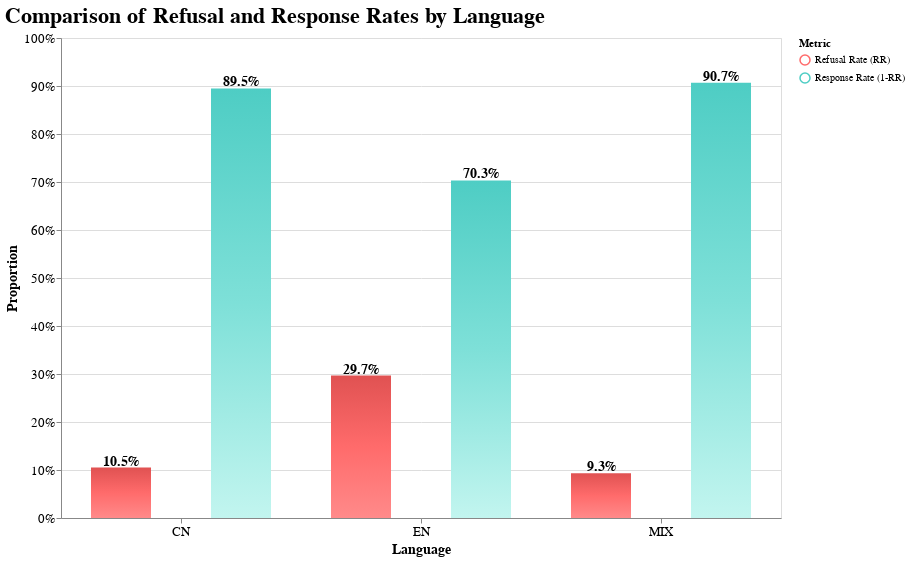

Here is the notebook cell this chart was saved with:
### Code cell
# ---------- 1) Normalize column names (CN -> EN if needed) ----------
col_map = {
    '语言': 'Language',
    '拒答率RR': 'Refusal Rate (RR)',
    '回答率(1-RR)': 'Response Rate (1-RR)',
    '回答率(1−RR)': 'Response Rate (1-RR)',
}
out = out.rename(columns={k: v for k, v in col_map.items() if k in out.columns})

required = {'Language', 'Refusal Rate (RR)', 'Response Rate (1-RR)'}
missing = required - set(out.columns)
if missing:
    raise KeyError(f"Missing required columns: {missing}. Available: {list(out.columns)}")

# ---------- 2) Create long-format copy for Altair ----------
df_long = out.melt(
    id_vars=['Language'],
    value_vars=['Refusal Rate (RR)', 'Response Rate (1-RR)'],
    var_name='Metric',
    value_name='Rate'
)

# ---------- 3) Shared encoding (grouped with xOffset) ----------
base = alt.Chart(df_long).encode(
    x=alt.X(
        'Language:N',
        title='Language',
        axis=alt.Axis(labelAngle=0),
        scale=alt.Scale(paddingInner=0, paddingOuter=0)
    ),
    y=alt.Y(
        'Rate:Q',
        title='Proportion',
        axis=alt.Axis(format='.0%'),
        scale=alt.Scale(domain=[0, 1])
    ),
    xOffset=alt.XOffset(
        'Metric:N',
        sort=['Refusal Rate (RR)', 'Response Rate (1-RR)']
    )
)

STEP = 120
BAR  = 60

# ---------- 4) Gradient bars ----------
rr_bars = base.transform_filter(
    alt.datum.Metric == 'Refusal Rate (RR)'
).mark_bar(
    size=BAR,
    fill=alt.Gradient(
        gradient='linear', x1=0, x2=0, y1=1, y2=0,
        stops=[
            alt.GradientStop(color='#ff8a8a', offset=0.0),
            alt.GradientStop(color='#ff6b6b', offset=0.5),
            alt.GradientStop(color='#e05252', offset=1.0),
        ]
    )
).encode(color=alt.value(None))

resp_bars = base.transform_filter(
    alt.datum.Metric == 'Response Rate (1-RR)'
).mark_bar(
    size=BAR,
    fill=alt.Gradient(
        gradient='linear', x1=0, x2=0, y1=1, y2=0,
        stops=[
            alt.GradientStop(color='#c2f5ef', offset=0.0),
            alt.GradientStop(color='#7ee0d8', offset=0.5),
            alt.GradientStop(color='#4ecdc4', offset=1.0),
        ]
    )
).encode(color=alt.value(None))

# ---------- 5) Black labels on top ----------
labels = base.mark_text(
    dy=-6, fontSize=14, font='Arial', fontWeight='bold', color='black'
).encode(
    text=alt.Text('Rate:Q', format='.1%')
)

# ---------- 6) Legend-only layer (solid swatches) ----------
legend_layer = alt.Chart(df_long).mark_point(size=100, opacity=0).encode(
    color=alt.Color(
        'Metric:N',
        title='Metric',
        scale=alt.Scale(
            domain=['Refusal Rate (RR)', 'Response Rate (1-RR)'],
            range=['#ff6b6b', '#4ecdc4']
        )
    )
).properties(width=0, height=0)

# ---------- 7) Compose and style ----------
chart = (rr_bars + resp_bars + labels + legend_layer).properties(
    title='Comparison of Refusal and Response Rates by Language',
    width=alt.Step(STEP),
    height=480
).configure_title(
    fontSize=22, fontWeight='bold', anchor='start'
).configure_axis(
    labelFontSize=13, titleFontSize=14
)

chart

### Figure 1 — Vega-Lite specification as saved in the notebook (floating-point values rounded to 4 significant figures)
{"config": {"view": {"continuousWidth": 300, "continuousHeight": 300}, "axis": {"labelFontSize": 13, "titleFontSize": 14}, "title": {"anchor": "start", "fontSize": 22, "fontWeight": "bold"}}, "layer": [{"mark": {"type": "bar", "fill": {"gradient": "linear", "x1": 0, "x2": 0, "y1": 1, "y2": 0, "stops": [{"color": "#ff8a8a", "offset": 0.0}, {"color": "#ff6b6b", "offset": 0.5}, {"color": "#e05252", "offset": 1.0}]}, "size": 60}, "encoding": {"color": {"value": null}, "x": {"axis": {"labelAngle": 0}, "field": "Language", "scale": {"paddingInner": 0, "paddingOuter": 0}, "title": "Language", "type": "nominal"}, "xOffset": {"field": "Metric", "sort": ["Refusal Rate (RR)", "Response Rate (1-RR)"], "type": "nominal"}, "y": {"axis": {"format": ".0%"}, "field": "Rate", "scale": {"domain": [0, 1]}, "title": "Proportion", "type": "quantitative"}}, "transform": [{"filter": "(datum.Metric === 'Refusal Rate (RR)')"}]}, {"mark": {"type": "bar", "fill": {"gradient": "linear", "x1": 0, "x2": 0, "y1": 1, "y2": 0, "stops": [{"color": "#c2f5ef", "offset": 0.0}, {"color": "#7ee0d8", "offset": 0.5}, {"color": "#4ecdc4", "offset": 1.0}]}, "size": 60}, "encoding": {"color": {"value": null}, "x": {"axis": {"labelAngle": 0}, "field": "Language", "scale": {"paddingInner": 0, "paddingOuter": 0}, "title": "Language", "type": "nominal"}, "xOffset": {"field": "Metric", "sort": ["Refusal Rate (RR)", "Response Rate (1-RR)"], "type": "nominal"}, "y": {"axis": {"format": ".0%"}, "field": "Rate", "scale": {"domain": [0, 1]}, "title": "Proportion", "type": "quantitative"}}, "transform": [{"filter": "(datum.Metric === 'Response Rate (1-RR)')"}]}, {"mark": {"type": "text", "color": "black", "dy": -6, "font": "Arial", "fontSize": 14, "fontWeight": "bold"}, "encoding": {"text": {"field": "Rate", "format": ".1%", "type": "quantitative"}, "x": {"axis": {"labelAngle": 0}, "field": "Language", "scale": {"paddingInner": 0, "paddingOuter": 0}, "title": "Language", "type": "nominal"}, "xOffset": {"field": "Metric", "sort": ["Refusal Rate (RR)", "Response Rate (1-RR)"], "type": "nominal"}, "y": {"axis": {"format": ".0%"}, "field": "Rate", "scale": {"domain": [0, 1]}, "title": "Proportion", "type": "quantitative"}}}, {"mark": {"type": "point", "opacity": 0, "size": 100}, "encoding": {"color": {"field": "Metric", "scale": {"domain": ["Refusal Rate (RR)", "Response Rate (1-RR)"], "range": ["#ff6b6b", "#4ecdc4"]}, "title": "Metric", "type": "nominal"}}}], "data": {"name": "data-4967a27d3a165740e2497c3e936f2779"}, "height": 480, "title": "Comparison of Refusal and Response Rates by Language", "width": {"step": 120}, "$schema": "https://vega.github.io/schema/vega-lite/v5.20.1.json", "datasets": {"data-4967a27d3a165740e2497c3e936f2779": [{"Language": "EN", "Metric": "Refusal Rate (RR)", "Rate": 0.2967}, {"Language": "CN", "Metric": "Refusal Rate (RR)", "Rate": 0.105}, {"Language": "MIX", "Metric": "Refusal Rate (RR)", "Rate": 0.09333}, {"Language": "EN", "Metric": "Response Rate (1-RR)", "Rate": 0.7033}, {"Language": "CN", "Metric": "Response Rate (1-RR)", "Rate": 0.895}, {"Language": "MIX", "Metric": "Response Rate (1-RR)", "Rate": 0.9067}]}}
